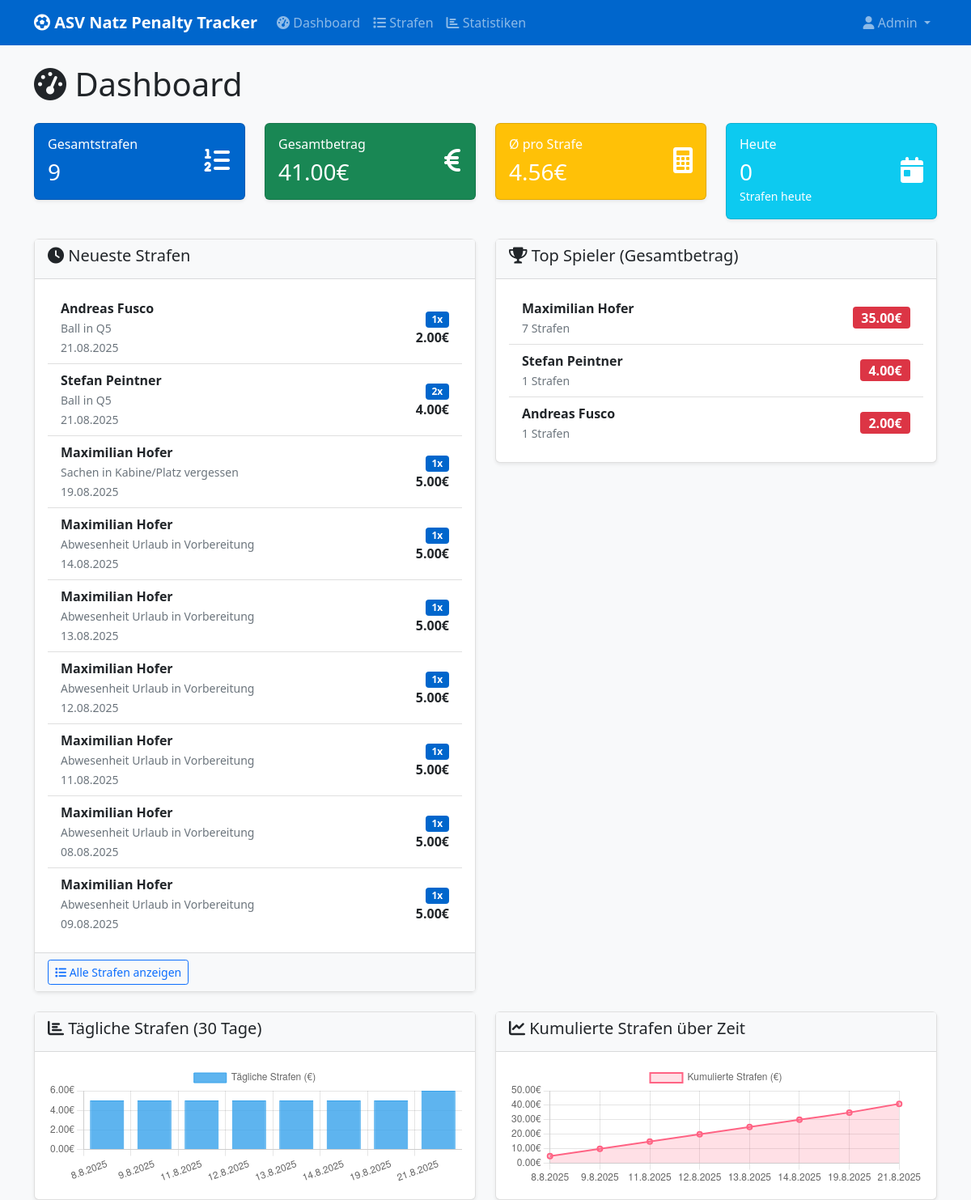
The page / (signed in) on the database its author committed.
### app.py (models this page shows)
class Penalty(db.Model):
    id = db.Column(db.Integer, primary_key=True)
    date = db.Column(db.Date, nullable=False)
    player_id = db.Column(db.Integer, db.ForeignKey('player.id'), nullable=False)
    penalty_type_id = db.Column(db.Integer, db.ForeignKey('penalty_type.id'), nullable=False)
    quantity = db.Column(db.Integer, nullable=False, default=1)
    notes = db.Column(db.Text)
    created_at = db.Column(db.DateTime, default=datetime.utcnow)
    player = db.relationship('Player', backref='penalties')
    penalty_type = db.relationship('PenaltyType', backref='penalties')
    @property
    def total_amount(self):
        return self.quantity * self.penalty_type.amount

class Player(db.Model):
    id = db.Column(db.Integer, primary_key=True)
    name = db.Column(db.String(100), nullable=False, unique=True)

class PenaltyType(db.Model):
    id = db.Column(db.Integer, primary_key=True)
    name = db.Column(db.String(200), nullable=False, unique=True)
    amount = db.Column(db.Float, nullable=False)
    description = db.Column(db.String(500))

### app.py (the view)
@app.route('/')
@require_login()
def index():
    total_penalties = Penalty.query.count()
    total_amount = db.session.query(db.func.sum(PenaltyType.amount * Penalty.quantity))\
        .select_from(Penalty).join(PenaltyType).scalar() or 0
    recent_penalties = Penalty.query\
        .order_by(Penalty.created_at.desc())\
        .limit(10)\
        .all()
    top_players = db.session.query(
        Player.name,
        db.func.count(Penalty.id).label('penalty_count'),
        db.func.sum(PenaltyType.amount * Penalty.quantity).label('total_amount')
    ).select_from(Player).join(Penalty).join(PenaltyType)\
     .group_by(Player.id, Player.name)\
     .order_by(db.func.sum(PenaltyType.amount * Penalty.quantity).desc())\
     .limit(10).all()
    thirty_days_ago = (date.today() - timedelta(days=30)).strftime('%Y-%m-%d')
    today = date.today().strftime('%Y-%m-%d')
    daily_stats = db.session.query(
        Penalty.date,
        db.func.sum(PenaltyType.amount * Penalty.quantity).label('daily_total')
    ).select_from(Penalty).join(PenaltyType)\
     .filter(Penalty.date >= thirty_days_ago, Penalty.date <= today)\
     .group_by(Penalty.date)\
     .order_by(Penalty.date)\
     .all()
    cumulative_data = []
    running_total = 0
    for daily in daily_stats:
        running_total += float(daily.daily_total)
        cumulative_data.append({
            'date': daily.date.strftime('%Y-%m-%d'),
            'daily_amount': float(daily.daily_total),
            'cumulative_amount': running_total
        })
    today = date.today()
    today_penalties = Penalty.query.filter(Penalty.date == today).count()
    return render_template('dashboard.html',
                         total_penalties=total_penalties,
                         total_amount=total_amount,
                         recent_penalties=recent_penalties,
                         top_players=top_players,
                         cumulative_data=cumulative_data,
                         today_penalties=today_penalties)

### app.py (called while the page is built)
def require_login():
    def decorator(f):
        @wraps(f)
        def decorated_function(*args, **kwargs):
            if 'user_role' not in session:
                flash('Bitte loggen Sie sich ein.', 'warning')
                return redirect(url_for('login'))
            return f(*args, **kwargs)
        return decorated_function
    return decorator

### templates/dashboard.html (shortened to what this page needs)
{% extends "base.html" %}
{% block content %}
<div class="row">
    <div class="col-12">
        <h1 class="mb-4"><i class="fas fa-tachometer-alt"></i> Dashboard</h1>
    </div>
</div>
<div class="row mb-4">
    <div class="col-md-3">
        <div class="card text-white bg-primary">
            <div class="card-body">
                <div class="d-flex justify-content-between">
                    <div>
                        <h6 class="card-title">Gesamtstrafen</h6>
                        <h3 class="mb-0">{{ total_penalties }}</h3>
                    </div>
                    <div class="align-self-center">
                        <i class="fas fa-list-ol fa-2x"></i>
                    </div>
                </div>
            </div>
        </div>
    </div>
    <div class="col-md-3">
        <div class="card text-white bg-success">
            <div class="card-body">
                <div class="d-flex justify-content-between">
                    <div>
                        <h6 class="card-title">Gesamtbetrag</h6>
                        <h3 class="mb-0">{{ "%.2f"|format(total_amount) }}€</h3>
                    </div>
                    <div class="align-self-center">
                        <i class="fas fa-euro-sign fa-2x"></i>
                    </div>
                </div>
            </div>
        </div>
    </div>
    <div class="col-md-3">
        <div class="card text-white bg-warning">
            <div class="card-body">
                <div class="d-flex justify-content-between">
                    <div>
                        <h6 class="card-title">Ø pro Strafe</h6>
                        <h3 class="mb-0">{{ "%.2f"|format(total_amount / total_penalties if total_penalties > 0 else 0) }}€</h3>
                    </div>
                    <div class="align-self-center">
                        <i class="fas fa-calculator fa-2x"></i>
                    </div>
                </div>
            </div>
        </div>
    </div>
    <div class="col-md-3">
        <div class="card text-white bg-info">
            <div class="card-body">
                <div class="d-flex justify-content-between">
                    <div>
                        <h6 class="card-title">Heute</h6>
                        <h3 class="mb-0">{{ today_penalties }}</h3>
                        <small>Strafen heute</small>
                    </div>
                    <div class="align-self-center">
                        <i class="fas fa-calendar-day fa-2x"></i>
                    </div>
                </div>
            </div>
        </div>
    </div>
</div>
<div class="row">
    <div class="col-md-6">
        <div class="card">
            <div class="card-header">
                <h5><i class="fas fa-clock"></i> Neueste Strafen</h5>
            </div>
            <div class="card-body">
                {% if recent_penalties %}
                    <div class="list-group list-group-flush">
                        {% for penalty in recent_penalties %}
                            <div class="list-group-item d-flex justify-content-between align-items-center">
                                <div>
                                    <strong>{{ penalty.player.name }}</strong><br>
                                    <small class="text-muted">{{ penalty.penalty_type.name }}</small><br>
                                    <small class="text-muted">{{ penalty.date.strftime('%d.%m.%Y') }}</small>
                                </div>
                                <div class="text-end">
                                    <span class="badge bg-primary">{{ penalty.quantity }}x</span><br>
                                    <strong>{{ "%.2f"|format(penalty.total_amount) }}€</strong>
                                </div>
                            </div>
                        {% endfor %}
                    </div>
                {% else %}
                    <p class="text-muted">Noch keine Strafen erfasst.</p>
                {% endif %}
            </div>
            <div class="card-footer">
                <a href="{{ url_for('penalties') }}" class="btn btn-outline-primary btn-sm">
                    <i class="fas fa-list"></i> Alle Strafen anzeigen
                </a>
            </div>
        </div>
    </div>
    <div class="col-md-6">
        <div class="card">
            <div class="card-header">
                <h5><i class="fas fa-trophy"></i> Top Spieler (Gesamtbetrag)</h5>
            </div>
            <div class="card-body">
                {% if top_players %}
                    <div class="list-group list-group-flush">
                        {% for player in top_players %}
                            <div class="list-group-item d-flex justify-content-between align-items-center">
                                <div>
                                    <strong>{{ player.name }}</strong><br>
                                    <small class="text-muted">{{ player.penalty_count }} Strafen</small>
                                </div>
                                <div>
                                    <span class="badge bg-danger fs-6">{{ "%.2f"|format(player.total_amount) }}€</span>
                                </div>
                            </div>
                        {% endfor %}
                    </div>
                {% else %}
                    <p class="text-muted">Noch keine Daten verfügbar.</p>
                {% endif %}
            </div>
        </div>
    </div>
</div>
<div class="row mt-4">
    <div class="col-md-6">
        <div class="card">
            <div class="card-header">
                <h5><i class="fas fa-chart-bar"></i> Tägliche Strafen (30 Tage)</h5>
            </div>
            <div class="card-body">
                <canvas id="dailyChart" height="150"></canvas>
            </div>
        </div>
    </div>
    <div class="col-md-6">
        <div class="card">
            <div class="card-header">
                <h5><i class="fas fa-chart-line"></i> Kumulierte Strafen über Zeit</h5>
            </div>
            <div class="card-body">
                <canvas id="cumulativeChart" height="150"></canvas>
            </div>
        </div>
    </div>
</div>
{% endblock %}
{% block scripts %}
<script>
// Cumulative chart data from backend
const cumulativeData = {{ cumulative_data | tojson }};
// Daily Chart
const dailyCtx = document.getElementById('dailyChart').getContext('2d');
new Chart(dailyCtx, {
    type: 'bar',
    data: {
        labels: cumulativeData.map(d => new Date(d.date).toLocaleDateString('de-DE')),
        datasets: [{
            label: 'Tägliche Strafen (€)',
            data: cumulativeData.map(d => d.daily_amount),
            backgroundColor: 'rgba(54, 162, 235, 0.8)',
            borderColor: 'rgba(54, 162, 235, 1)',
            borderWidth: 1
        }]
    },
    options: {
        responsive: true,
        maintainAspectRatio: false,
        scales: {
            y: {
                beginAtZero: true,
                ticks: {
                    callback: function(value) {
                        return value.toFixed(2) + '€';
                    }
                }
            }
        }
    }
});
// Cumulative Chart
const cumulativeCtx = document.getElementById('cumulativeChart').getContext('2d');
new Chart(cumulativeCtx, {
    type: 'line',
    data: {
        labels: cumulativeData.map(d => new Date(d.date).toLocaleDateString('de-DE')),
        datasets: [{
            label: 'Kumulierte Strafen (€)',
            data: cumulativeData.map(d => d.cumulative_amount),
            backgroundColor: 'rgba(255, 99, 132, 0.2)',
            borderColor: 'rgba(255, 99, 132, 1)',
            borderWidth: 2,
            fill: true,
            tension: 0.2
        }]
    },
    options: {
        responsive: true,
        maintainAspectRatio: false,
        scales: {
            y: {
                beginAtZero: true,
                ticks: {
                    callback: function(value) {
                        return value.toFixed(2) + '€';
                    }
                }
            }
        }
    }
});
</script>
{% endblock %}

### static/css/style.css (style rules this page uses)
body { font-family: 'Segoe UI', Tahoma, Geneva, Verdana, sans-serif; background-color: #f8f9fa; }
.card { box-shadow: 0 0.125rem 0.25rem rgba(0, 0, 0, 0.075); border: 1px solid rgba(0, 0, 0, 0.125); border-radius: 0.375rem; }
.card-header { background-color: #f8f9fa; border-bottom: 1px solid rgba(0, 0, 0, 0.125); font-weight: 600; }
.bg-primary { background-color: #0066cc !important; }
.badge { font-size: 0.75em; }
.list-group-item { border-left: none; border-right: none; }
.list-group-item:first-child { border-top: none; }
.list-group-item:last-child { border-bottom: none; }
canvas { max-height: 400px; }
.card-footer { background-color: #f8f9fa; border-top: 1px solid rgba(0, 0, 0, 0.125); }
.card { animation: fadeInUp 0.3s ease-out; }

### rows shown on the page
Penalty: player.name "Andreas Fusco", penalty_type.name "Ball in Q5", date "21.08.2025", quantity "1", total_amount "2.00"
Penalty: player.name "Stefan Peintner", penalty_type.name "Ball in Q5", date "21.08.2025", quantity "2", total_amount "4.00"
Penalty: player.name "Maximilian Hofer", penalty_type.name "Sachen in Kabine/Platz vergessen", date "19.08.2025", quantity "1", total_amount "5.00"
Penalty: player.name "Maximilian Hofer", penalty_type.name "Abwesenheit Urlaub in Vorbereitung", date "14.08.2025", quantity "1", total_amount "5.00"
Penalty: player.name "Maximilian Hofer", penalty_type.name "Abwesenheit Urlaub in Vorbereitung", date "13.08.2025", quantity "1", total_amount "5.00"
Penalty: player.name "Maximilian Hofer", penalty_type.name "Abwesenheit Urlaub in Vorbereitung", date "12.08.2025", quantity "1", total_amount "5.00"
Penalty: player.name "Maximilian Hofer", penalty_type.name "Abwesenheit Urlaub in Vorbereitung", date "11.08.2025", quantity "1", total_amount "5.00"
Penalty: player.name "Maximilian Hofer", penalty_type.name "Abwesenheit Urlaub in Vorbereitung", date "08.08.2025", quantity "1", total_amount "5.00"
Penalty: player.name "Maximilian Hofer", penalty_type.name "Abwesenheit Urlaub in Vorbereitung", date "09.08.2025", quantity "1", total_amount "5.00"
Player: name "Maximilian Hofer", penalty_count "7", total_amount "35.00"
Player: name "Stefan Peintner", penalty_count "1", total_amount "4.00"
Player: name "Andreas Fusco", penalty_count "1", total_amount "2.00"

### other values the page prints
{{ session.user_role.title() if session.user_role else 'Benutzer' }} "Admin"
{{ total_penalties }} "9"
{{ "%.2f"|format(total_amount) }} "41.00"
{{ today_penalties }} "0"
